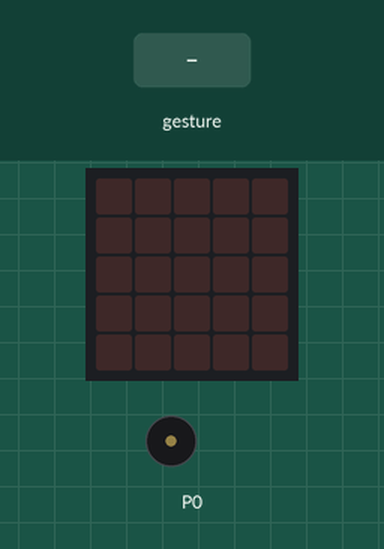
This program was run on a simulated BBC micro:bit (MakeCode). Parts: the board's 5×5 LED display, buzzer (waves = sounding). The test bench sets the inputs (shaded band). A tilt is held for 1.5 s and a shake lasts 1 s, then the board lies face up again.

Above: at 5.2 s.
5.3 s: gesture 'tilt right'
At 6.3 s:
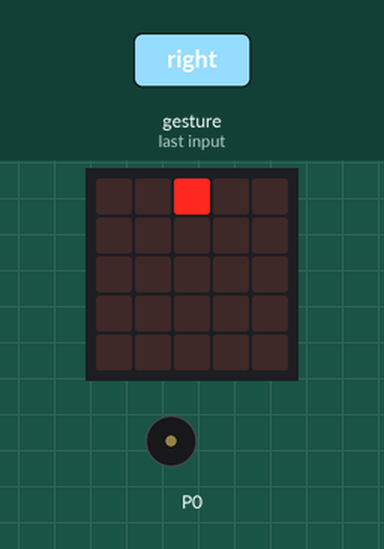
6.9 s: gesture 'tilt left'
At 7.5 s:
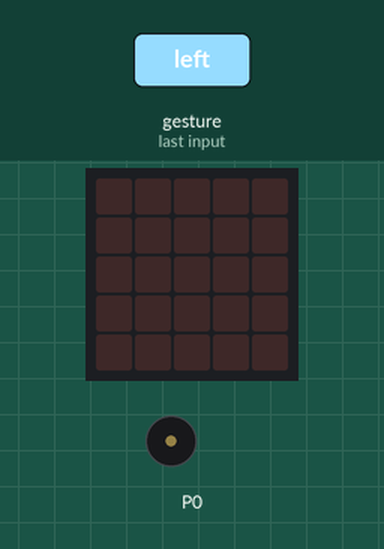
8.4 s: gesture 'shake'
At 9.8 s:
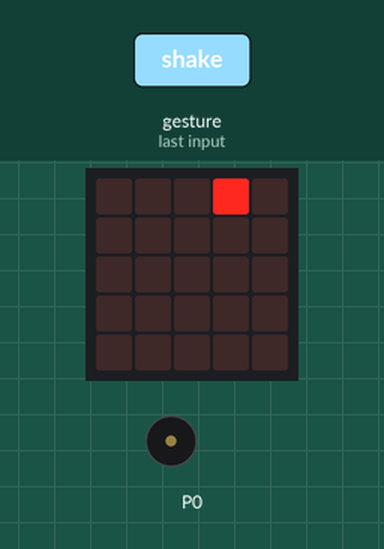
10.1 s: gesture 'tilt right'
At 11.2 s:
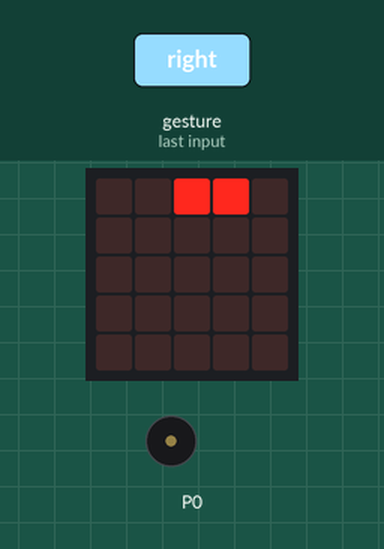
Timing chart, 0 to 12.7 s (numbered marks = the images above; inputs shaded):
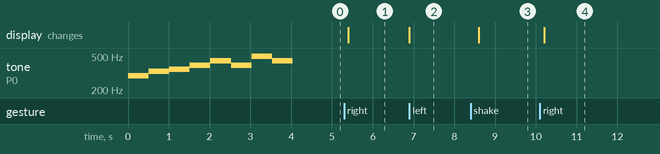

The program:

main.ts
```typescript
input.onGesture(Gesture.TiltRight, function on_gesture_tilt_right() {
    led.plot(2, 0)
})
input.onGesture(Gesture.TiltLeft, function on_gesture_tilt_left() {
    led.unplot(3, 0)
    led.unplot(2, 0)
})
input.onGesture(Gesture.Shake, function on_gesture_shake() {
    led.plot(3, 0)
})
music.playMelody("D E F G A G B A ", 120)
```

test.ts
```typescript
// テストはここに来ます。このパッケージが拡張機能として使用されるときにはコンパイルされません。
```

Measured:
- after the input at 5.3 s, the display: changes after 0.10 s (image 1)
- after the input at 6.9 s, the display: changes at once (image 2)
- after the input at 8.4 s, the display: changes after 0.20 s (image 3)
- after the input at 10.1 s, the display: changes after 0.10 s (image 4)
